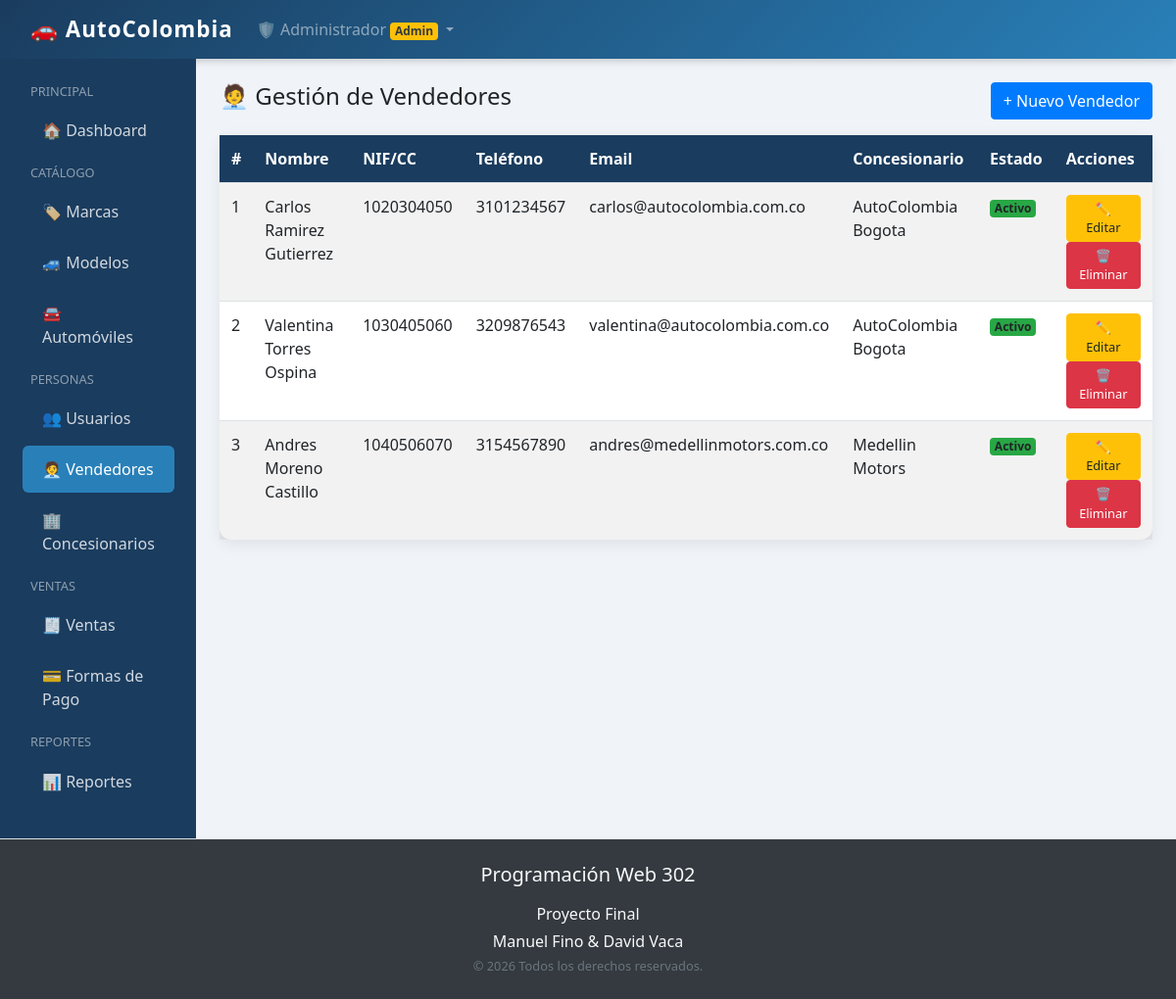
The app's page /app/view/admin/vendedores/listar.php (signed in) with its own data.
### tables this page shows
CREATE TABLE vendedor (
    id_vendedor        INT AUTO_INCREMENT PRIMARY KEY,
    nombre             VARCHAR(100) NOT NULL,
    apellidos          VARCHAR(150) NOT NULL,
    nif                VARCHAR(20) NOT NULL UNIQUE,
    domicilio          VARCHAR(200),
    telefono           VARCHAR(20),
    email              VARCHAR(100),
    fecha_contratacion DATE,
    activo             BOOLEAN DEFAULT TRUE,
    id_concesionario   INT NOT NULL,
    FOREIGN KEY (id_concesionario)
        REFERENCES concesionario(id_concesionario)
        ON UPDATE CASCADE ON DELETE RESTRICT
);

CREATE TABLE concesionario (
    id_concesionario INT AUTO_INCREMENT PRIMARY KEY,
    nombre           VARCHAR(100) NOT NULL,
    domicilio        VARCHAR(200) NOT NULL,
    nif              VARCHAR(20)  NOT NULL UNIQUE,
    telefono         VARCHAR(20),
    email            VARCHAR(100)
);

### config/conexionBD.php (called while the page is built)
<?php
class Conectar
{
    public static function conec()
    {
        $host = "localhost";
        $user = "root";
        $pass = "admin";
        $db_name = "concesionario_db";
        $link = mysqli_connect($host, $user, $pass)
            or die("ERROR al conectar a MySQL: " . mysqli_connect_error());
        mysqli_select_db($link, $db_name)
            or die("ERROR al seleccionar la BD: " . mysqli_error($link));
        mysqli_set_charset($link, "utf8");
        return $link;
    }
}

### app/model/vendedor.php (called while the page is built, shortened)
<?php
require_once __DIR__ . '/../../config/conexionBD.php';
class Vendedor
{
    public function listar()
    {
        $sql = "SELECT v.*, c.nombre AS nombre_concesionario
                FROM vendedor v
                INNER JOIN concesionario c ON v.id_concesionario = c.id_concesionario
                ORDER BY v.id_vendedor ASC";
        $res  = mysqli_query(Conectar::conec(), $sql);
        $data = [];
        while ($row = mysqli_fetch_assoc($res)) {
            $data[] = $row;
        }
        return $data;
    }
}

### app/view/admin/vendedores/listar.php (the view, shortened to what this page needs)
<!doctype html>
<html lang="es">
<head>
    <link rel="stylesheet" href="/ProyFinal/public/css/bootstrap.min.css">
    <link rel="stylesheet" href="/ProyFinal/public/css/sweetalert2.min.css">
    <link rel="stylesheet" href="/ProyFinal/public/css/style.css">
</head>
<body>
    <?php
    require_once __DIR__ . '/../../../../app/model/vendedor.php';
    $obj = new Vendedor();
    $vendedores = $obj->listar();
    ?>
    <?php include('../navbar.php'); ?>
    <main class="col-md-10 ms-sm-auto px-4 py-4">
        <div class="d-flex justify-content-between align-items-center mb-3">
            <h4>🧑‍💼 Gestión de Vendedores</h4>
            <button class="btn btn-primary" data-bs-toggle="modal" data-bs-target="#modalVendedor">
                + Nuevo Vendedor
            </button>
        </div>
        <div class="card">
            <div class="card-body p-0">
                <div class="table-responsive">
                    <table class="table table-hover table-striped mb-0">
                        <thead>
                            <tr>
                                <th>#</th>
                                <th>Nombre</th>
                                <th>NIF/CC</th>
                                <th>Teléfono</th>
                                <th>Email</th>
                                <th>Concesionario</th>
                                <th>Estado</th>
                                <th>Acciones</th>
                            </tr>
                        </thead>
                        <tbody>
                            <?php if (empty($vendedores)): ?>
                                <tr>
                                    <td colspan="8" class="text-center py-3 text-muted">No hay vendedores registrados</td>
                                </tr>
                            <?php else: ?>
                                <?php foreach ($vendedores as $v): ?>
                                    <tr>
                                        <td><?= $v['id_vendedor'] ?></td>
                                        <td><?= htmlspecialchars($v['nombre'] . ' ' . $v['apellidos']) ?></td>
                                        <td><?= htmlspecialchars($v['nif']) ?></td>
                                        <td><?= htmlspecialchars($v['telefono']) ?></td>
                                        <td><?= htmlspecialchars($v['email']) ?></td>
                                        <td><?= htmlspecialchars($v['nombre_concesionario']) ?></td>
                                        <td>
                                            <?php if ($v['activo']): ?>
                                                <span class="badge bg-success">Activo</span>
                                            <?php else: ?>
                                                <span class="badge bg-secondary">Inactivo</span>
                                            <?php endif; ?>
                                        </td>
                                        <td>
                                            <button class="btn btn-warning btn-accion" onclick="abrirEditar(
                                                <?= $v['id_vendedor'] ?>,
                                                '<?= htmlspecialchars($v['nombre'], ENT_QUOTES) ?>',
                                                '<?= htmlspecialchars($v['apellidos'], ENT_QUOTES) ?>',
                                                '<?= htmlspecialchars($v['nif'], ENT_QUOTES) ?>',
                                                '<?= htmlspecialchars($v['domicilio'], ENT_QUOTES) ?>',
                                                '<?= htmlspecialchars($v['telefono'], ENT_QUOTES) ?>',
                                                '<?= htmlspecialchars($v['email'], ENT_QUOTES) ?>',
                                                '<?= $v['fecha_contratacion'] ?>',
                                                <?= $v['id_concesionario'] ?>,
                                                <?= $v['activo'] ?>
                                            )">✏️ Editar</button>
                                            <button class="btn btn-danger btn-accion"
                                                onclick="confirmarEliminar(<?= $v['id_vendedor'] ?>, '<?= htmlspecialchars($v['nombre'], ENT_QUOTES) ?>')">
                                                🗑️ Eliminar
                                            </button>
                                        </td>
                                    </tr>
                                <?php endforeach; ?>
                            <?php endif; ?>
                        </tbody>
                    </table>
                </div>
            </div>
        </div>
    </main>
    </div>
    </div>
    <?php include("../../layouts/footer.php"); ?>
</body>
</html>

### public/css/style.css (style rules this page uses)
:root { --color-primario: #1a3c5e; --color-secundario: #2980b9; --color-acento: #e74c3c; --color-fondo: #f0f4f8; --color-blanco: #ffffff; }
body { background-color: var(--color-fondo); font-family: 'Segoe UI', Tahoma, Geneva, Verdana, sans-serif; }
.card { border: none; border-radius: 12px; box-shadow: 0 4px 16px rgba(0, 0, 0, 0.08); }
.table thead th { background-color: var(--color-primario); color: var(--color-blanco); border: none; }
.btn-accion { padding: 4px 10px; font-size: 0.8rem; }

### records on screen
vendedor: id_vendedor "1", nombre+apellidos "Carlos Ramirez Gutierrez", nif "1020304050", telefono "3101234567", email "carlos@autocolombia.com.co", id_concesionario.nombre "AutoColombia Bogota", activo "Activo"
vendedor: id_vendedor "2", nombre+apellidos "Valentina Torres Ospina", nif "1030405060", telefono "3209876543", email "valentina@autocolombia.com.co", id_concesionario.nombre "AutoColombia Bogota", activo "Activo"
vendedor: id_vendedor "3", nombre+apellidos "Andres Moreno Castillo", nif "1040506070", telefono "3154567890", email "andres@medellinmotors.com.co", id_concesionario.nombre "Medellin Motors", activo "Activo"

### other values on screen
$_SESSION['nombre'] "Administrador"
